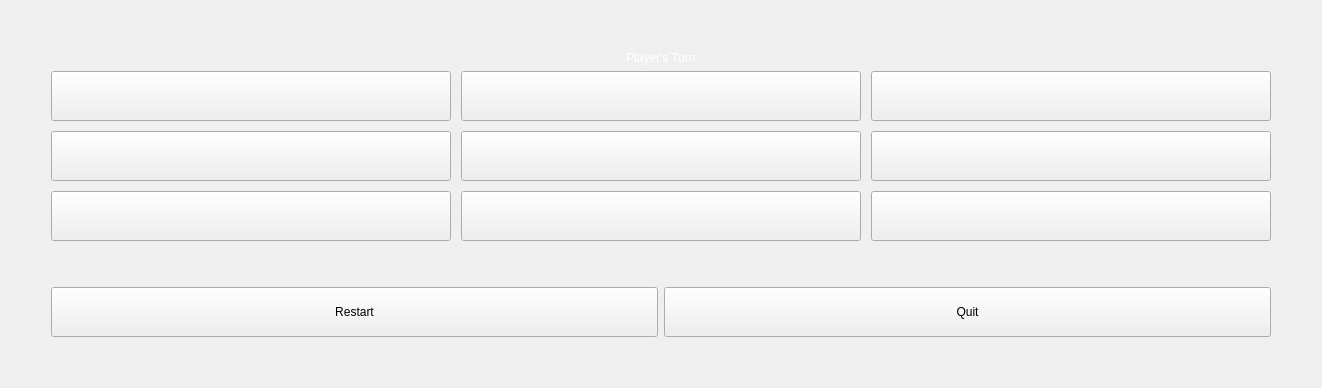
      <widget class="QWidget" name="board">
       <property name="sizePolicy">
        <sizepolicy hsizetype="Maximum" vsizetype="Maximum">
         <horstretch>0</horstretch>
         <verstretch>0</verstretch>
        </sizepolicy>
       </property>
       <layout class="QHBoxLayout" name="horizontalLayout_board">
        <item>
         <layout class="QGridLayout" name="gridLayout_board">
          <item row="0" column="1">
           <spacer name="verticalSpacer_board_top">
            <property name="orientation">
             <enum>Qt::Orientation::Vertical</enum>
            </property>
            <property name="sizeHint" stdset="0">
             <size>
              <width>20</width>
              <height>40</height>
             </size>
            </property>
           </spacer>
          </item>
          <item row="1" column="1" alignment="Qt::AlignmentFlag::AlignHCenter">
           <widget class="QLabel" name="label_turn">
            <property name="styleSheet">
             <string notr="true">color: rgb(255, 255, 255);
font: 900 24pt &quot;Segoe UI Black&quot;;</string>
            </property>
            <property name="text">
             <string>Player's Turn</string>
            </property>
           </widget>
          </item>
          <item row="2" column="1">
           <layout class="QGridLayout" name="gridLayout_game_board">
            <property name="spacing">
             <number>10</number>
            </property>
            <item row="0" column="0">
             <widget class="QPushButton" name="pushButton_cell_0">
              <property name="minimumSize">
               <size>
                <width>400</width>
                <height>50</height>
               </size>
              </property>
              <property name="font">
               <font>
                <pointsize>-1</pointsize>
                <bold>true</bold>
               </font>
              </property>
              <property name="text">
               <string/>
              </property>
             </widget>
            </item>
            <item row="0" column="1">
             <widget class="QPushButton" name="pushButton_cell_1">
              <property name="minimumSize">
               <size>
                <width>400</width>
                <height>50</height>
               </size>
              </property>
              <property name="font">
               <font>
                <pointsize>-1</pointsize>
                <bold>true</bold>
               </font>
              </property>
              <property name="text">
               <string/>
              </property>
             </widget>
            </item>
            <item row="0" column="2">
             <widget class="QPushButton" name="pushButton_cell_2">
              <property name="minimumSize">
               <size>
                <width>400</width>
                <height>50</height>
               </size>
              </property>
              <property name="font">
               <font>
                <pointsize>-1</pointsize>
                <bold>true</bold>
               </font>
              </property>
              <property name="text">
               <string/>
              </property>
             </widget>
            </item>
            <item row="1" column="0">
             <widget class="QPushButton" name="pushButton_cell_3">
              <property name="minimumSize">
               <size>
                <width>400</width>
                <height>50</height>
               </size>
              </property>
              <property name="font">
               <font>
                <pointsize>-1</pointsize>
                <bold>true</bold>
               </font>
              </property>
              <property name="text">
               <string/>
              </property>
             </widget>
            </item>
            <item row="1" column="1">
             <widget class="QPushButton" name="pushButton_cell_4">
              <property name="minimumSize">
               <size>
                <width>400</width>
                <height>50</height>
               </size>
              </property>
              <property name="font">
               <font>
                <pointsize>-1</pointsize>
                <bold>true</bold>
               </font>
              </property>
              <property name="text">
               <string/>
              </property>
             </widget>
            </item>
            <item row="1" column="2">
             <widget class="QPushButton" name="pushButton_cell_5">
              <property name="minimumSize">
               <size>
                <width>400</width>
                <height>50</height>
               </size>
              </property>
              <property name="font">
               <font>
                <pointsize>-1</pointsize>
                <bold>true</bold>
               </font>
              </property>
              <property name="text">
               <string/>
              </property>
             </widget>
            </item>
            <item row="2" column="0">
             <widget class="QPushButton" name="pushButton_cell_6">
              <property name="minimumSize">
               <size>
                <width>400</width>
                <height>50</height>
               </size>
              </property>
              <property name="font">
               <font>
                <pointsize>-1</pointsize>
                <bold>true</bold>
               </font>
              </property>
              <property name="text">
               <string/>
              </property>
             </widget>
            </item>
            <item row="2" column="1">
             <widget class="QPushButton" name="pushButton_cell_7">
              <property name="minimumSize">
               <size>
                <width>400</width>
                <height>50</height>
               </size>
              </property>
              <property name="font">
               <font>
                <pointsize>-1</pointsize>
                <bold>true</bold>
               </font>
              </property>
              <property name="text">
               <string/>
              </property>
             </widget>
            </item>
            <item row="2" column="2">
             <widget class="QPushButton" name="pushButton_cell_8">
              <property name="minimumSize">
               <size>
                <width>400</width>
                <height>50</height>
               </size>
              </property>
              <property name="font">
               <font>
                <pointsize>-1</pointsize>
                <bold>true</bold>
               </font>
              </property>
              <property name="text">
               <string/>
              </property>
             </widget>
            </item>
           </layout>
          </item>
          <item row="2" column="0">
           <spacer name="horizontalSpacer_board_left">
            <property name="orientation">
             <enum>Qt::Orientation::Horizontal</enum>
            </property>
            <property name="sizeHint" stdset="0">
             <size>
              <width>40</width>
              <height>20</height>
             </size>
            </property>
           </spacer>
          </item>
          <item row="2" column="2">
           <spacer name="horizontalSpacer_board_right">
            <property name="orientation">
             <enum>Qt::Orientation::Horizontal</enum>
            </property>
            <property name="sizeHint" stdset="0">
             <size>
              <width>40</width>
              <height>20</height>
             </size>
            </property>
           </spacer>
          </item>
          <item row="3" column="1">
           <spacer name="verticalSpacer_board_1">
            <property name="orientation">
             <enum>Qt::Orientation::Vertical</enum>
            </property>
            <property name="sizeType">
             <enum>QSizePolicy::Policy::Maximum</enum>
            </property>
            <property name="sizeHint" stdset="0">
             <size>
              <width>20</width>
              <height>40</height>
             </size>
            </property>
           </spacer>
          </item>
          <item row="4" column="1">
           <layout class="QHBoxLayout" name="horizontalLayout_board_buttons">
            <item>
             <widget class="QPushButton" name="pushButton_restart">
              <property name="minimumSize">
               <size>
                <width>400</width>
                <height>50</height>
               </size>
              </property>
              <property name="text">
               <string>Restart</string>
              </property>
             </widget>
            </item>
            <item>
             <widget class="QPushButton" name="pushButton_quit">
              <property name="minimumSize">
               <size>
                <width>400</width>
                <height>50</height>
               </size>
              </property>
              <property name="text">
               <string>Quit</string>
              </property>
             </widget>
            </item>
           </layout>
          </item>
          <item row="5" column="1">
           <spacer name="verticalSpacer_board_bottom">
            <property name="orientation">
             <enum>Qt::Orientation::Vertical</enum>
            </property>
            <property name="sizeHint" stdset="0">
             <size>
              <width>20</width>
              <height>40</height>
             </size>
            </property>
           </spacer>
          </item>
         </layout>
        </item>
       </layout>
      </widget>
